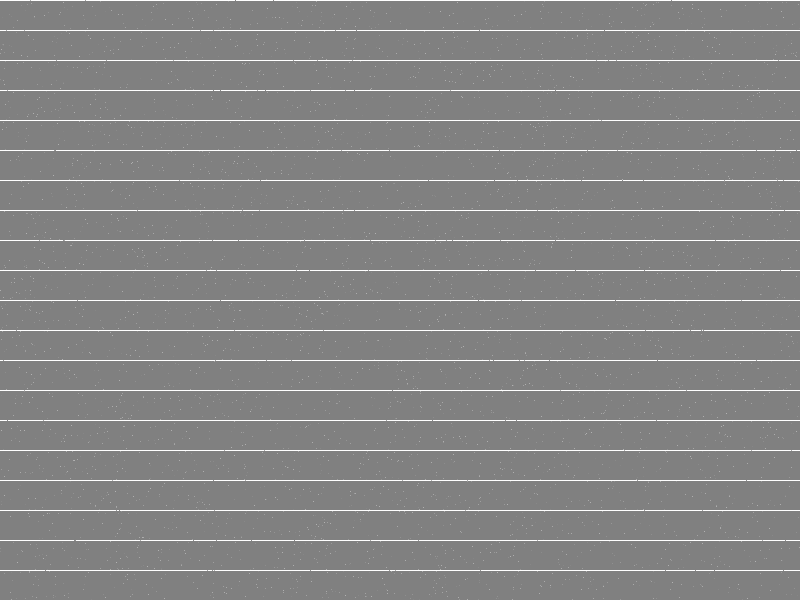
#> input picture wafer_image_1.png, 800 x 600 px; the run also reads 1 picture not shown here
$ python defectDetection.py   (older library calls are emulated)
#> lines starting #> are read from the running program, lines starting #| are printed output that depends on the picture
#> further down, image is the input picture: shape (600, 800, 3); min 128, max 255, mean 132.5
import cv2
import numpy as np
from PIL import Image

image_shape = (600,800)  # Example image shape (width, height)


def convert_pixels_to_image(pixels, image_shape):
    # Reshape the pixel array to match the image shape
    pixel_array = np.reshape(pixels, image_shape)

    # Convert the pixel array to image
    image = np.uint8(pixel_array)

    return image

def convert_image_to_pixels(image_path, pixel_length):
    image = Image.open(image_path)
    image = image.convert("L")  # Convert to grayscale
    width, height = image.size
    pixel_count = (width // pixel_length) * (height // pixel_length)
    pixels = []

    for y in range(0, height, pixel_length):
        for x in range(0, width, pixel_length):
            pixel_value = image.getpixel((x, y))
            pixels.append(pixel_value)

    return pixels

def detect_defects(image, reference_image, grayscale_threshold, gradient_threshold):
    # Convert images to grayscale

#> called with grayscale_threshold = 30, gradient_threshold = 50
    grayscale_image = cv2.cvtColor(image, cv2.COLOR_BGR2GRAY)
    grayscale_reference = cv2.cvtColor(reference_image, cv2.COLOR_BGR2GRAY)

    pixels_grayscale_image = (convert_image_to_pixels('wafer_image_1.png',1))
#> after the loop in convert_image_to_pixels, `for y in range(0, height, pixel_length):`: pixels = 480000 items
#> pixels_grayscale_image = 480000 items
    pixels_grayscale_reference = (convert_image_to_pixels('wafer_image_2.png',1))
#> pixels_grayscale_reference = 480000 items

    pixels_grayscale_reference = np.array(pixels_grayscale_reference)
    pixels_grayscale_reference = pixels_grayscale_reference.reshape(600,800)
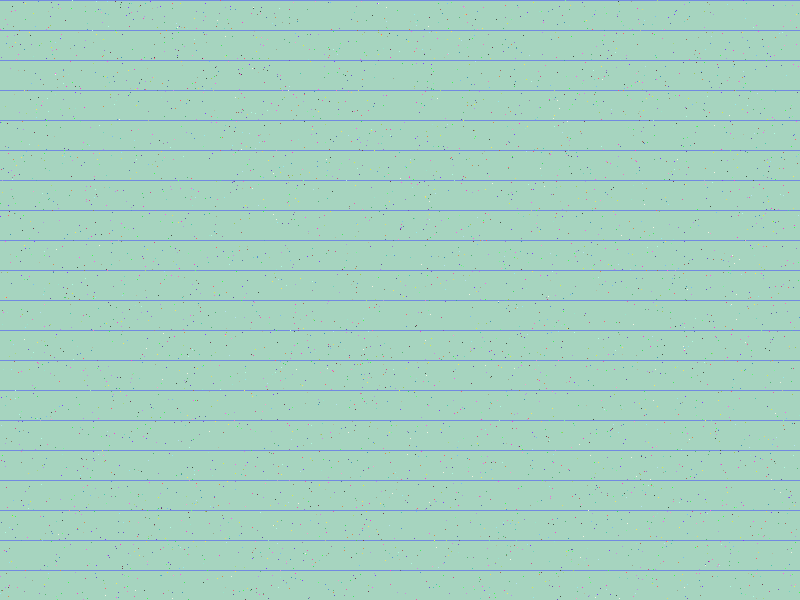
#> pixels_grayscale_reference: shape (600, 800) int64; 48 distinct labels, from 128 to 255; one colour per label, 0 black
    pixels_grayscale_image = np.array(pixels_grayscale_image)
    pixels_grayscale_image = pixels_grayscale_image.reshape(600,800)
#> pixels_grayscale_image: shape (600, 800) int64; 48 distinct labels, from 128 to 255

    print(len(pixels_grayscale_image))
#| 600
    print(len(pixels_grayscale_reference))
#| 600

    # Compute grayscale difference
    grayscale_diff = cv2.absdiff(pixels_grayscale_image, pixels_grayscale_reference)
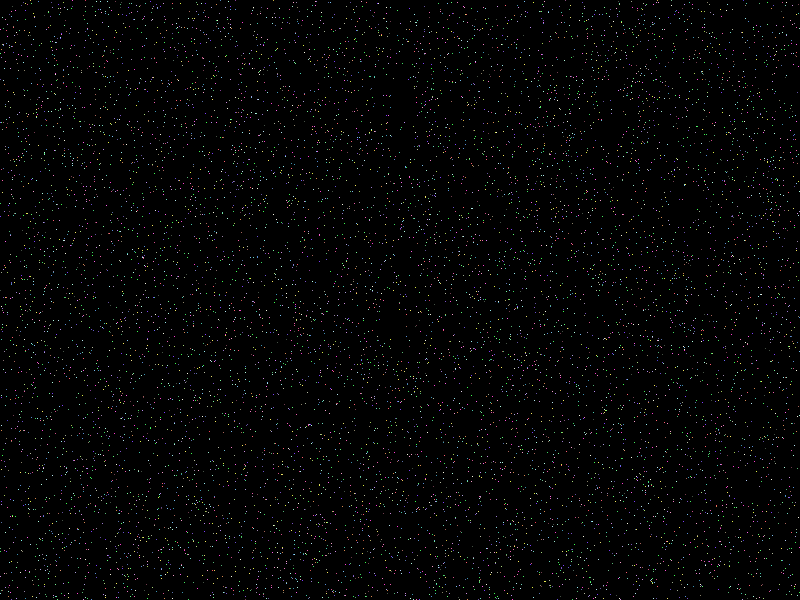
#> grayscale_diff: shape (600, 800) int32; 97 distinct labels, from 0 to 122; one colour per label, 0 black
    grayscale_image = convert_pixels_to_image(pixels_grayscale_image, image_shape)
    grayscale_reference = convert_pixels_to_image(pixels_grayscale_reference, image_shape)
    cv2.imwrite('grayscale_image.png',grayscale_image)
    cv2.imwrite('grayscale_reference.png',grayscale_reference)
    grayscale_image = cv2.imread('grayscale_image.png')
    grayscale_reference = cv2.imread('grayscale_reference.png')

    # Compute gradient
    gradient_image = cv2.Laplacian(grayscale_image, cv2.CV_64F)
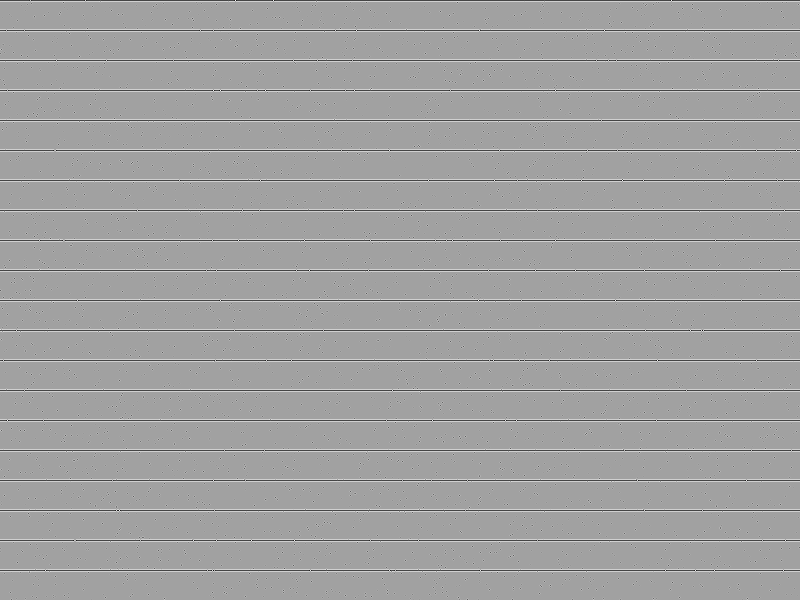
#> gradient_image: shape (600, 800, 3) float64; min -444, max 256, mean -0.2; drawn with min black and max white

    # Compute gradient difference
    gradient_diff = cv2.absdiff(gradient_image, cv2.Laplacian(grayscale_reference, cv2.CV_64F))
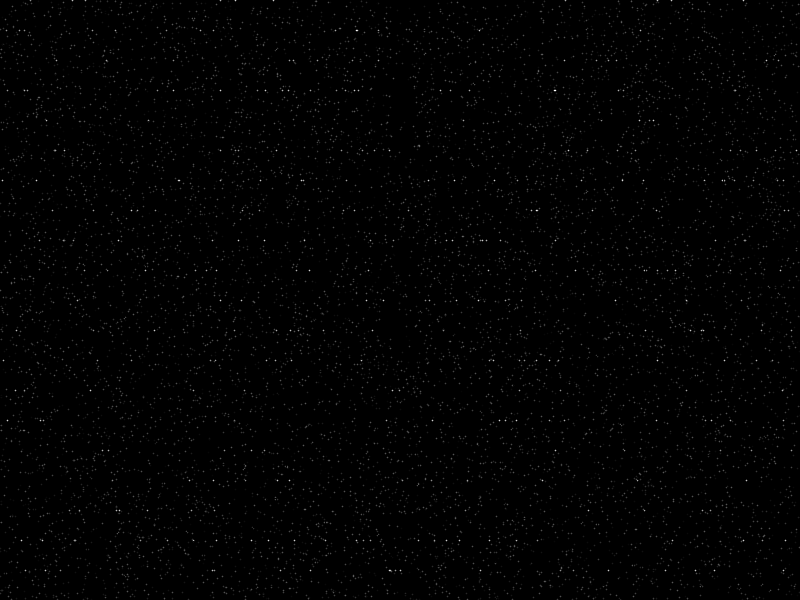
#> gradient_diff: shape (600, 800, 3) float64; min 0, max 588, mean 4.8; drawn with min black and max white
    # Apply thresholding
    grayscale_mask = grayscale_diff > grayscale_threshold
#> grayscale_mask: shape (600, 800) bool; 0.94% white in thin lines or dots
    gradient_mask = gradient_diff > gradient_threshold
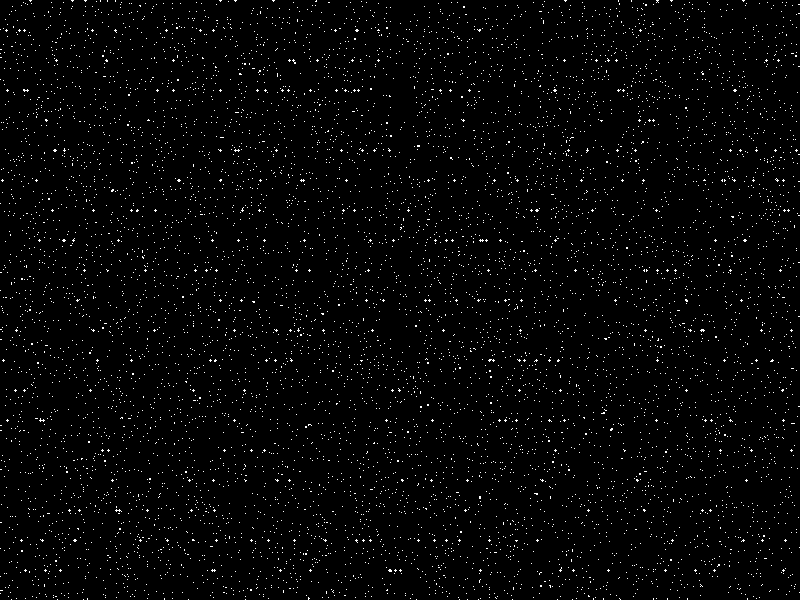
#> gradient_mask: shape (600, 800, 3) bool; 2% white in thin lines or dots

    #gradient_mask = gradient_mask.ravel()

    # Combine masks
#> (the run stopped early here; a loop or call above may not have finished)
